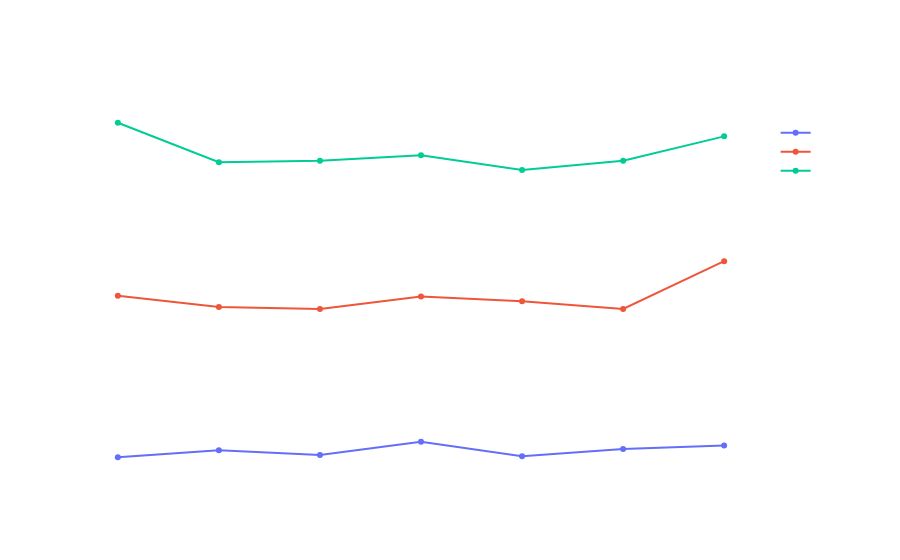

The code cell stored with this chart in its notebook:
### Code cell
### 8. Average Salary by Experience Level Over Time
salary_exp_year = ai_df.groupby(['job_posting_year', 'experience_level'])['salary'].mean().reset_index()
fig = px.line(salary_exp_year, x='job_posting_year', y='salary', color='experience_level',
              title='Average Salary by Experience Level Over Time',
              category_orders={'experience_level': ['Entry', 'Mid', 'Senior']},
              labels={'job_posting_year': 'Year', 'salary': 'Average Salary (USD)'},
              markers=True)

fig.update_layout(paper_bgcolor='rgba(0,0,0,0)', plot_bgcolor='rgba(0,0,0,0)', font=dict(color='white'),
    xaxis=dict(gridcolor='rgba(255,255,255,0.69)'),
    yaxis=dict(gridcolor='rgba(255,255,255,0.69)')
)

fig.write_image('notebook_images/plot_images/new/eda_08.png', scale=2)
fig.show()

### Figure 1 — Plotly figure (JSON) as saved in the notebook; plotly's stock layout.template omitted (floating-point values rounded to 4 significant figures)
{"data": [{"hovertemplate": "experience_level=Entry<br>Year=%{x}<br>Average Salary (USD)=%{y}<extra></extra>", "legendgroup": "Entry", "line": {"color": "#636efa", "dash": "solid"}, "marker": {"symbol": "circle"}, "mode": "lines+markers", "name": "Entry", "orientation": "v", "showlegend": true, "x": [2020, 2021, 2022, 2023, 2024, 2025, 2026], "xaxis": "x", "y": [97080.0, 98030.0, 97390.0, 99230.0, 97220.0, 98230.0, 98680.0], "yaxis": "y", "type": "scatter"}, {"hovertemplate": "experience_level=Mid<br>Year=%{x}<br>Average Salary (USD)=%{y}<extra></extra>", "legendgroup": "Mid", "line": {"color": "#EF553B", "dash": "solid"}, "marker": {"symbol": "circle"}, "mode": "lines+markers", "name": "Mid", "orientation": "v", "showlegend": true, "x": [2020, 2021, 2022, 2023, 2024, 2025, 2026], "xaxis": "x", "y": [119300.0, 117800.0, 117500.0, 119300.0, 118600.0, 117500.0, 124100.0], "yaxis": "y", "type": "scatter"}, {"hovertemplate": "experience_level=Senior<br>Year=%{x}<br>Average Salary (USD)=%{y}<extra></extra>", "legendgroup": "Senior", "line": {"color": "#00cc96", "dash": "solid"}, "marker": {"symbol": "circle"}, "mode": "lines+markers", "name": "Senior", "orientation": "v", "showlegend": true, "x": [2020, 2021, 2022, 2023, 2024, 2025, 2026], "xaxis": "x", "y": [143200.0, 137800.0, 138000.0, 138700.0, 136700.0, 138000.0, 141300.0], "yaxis": "y", "type": "scatter"}], "layout": {"xaxis": {"anchor": "y", "domain": [0.0, 1.0], "title": {"text": "Year"}, "gridcolor": "rgba(255,255,255,0.69)"}, "yaxis": {"anchor": "x", "domain": [0.0, 1.0], "title": {"text": "Average Salary (USD)"}, "gridcolor": "rgba(255,255,255,0.69)"}, "legend": {"title": {"text": "experience_level"}, "tracegroupgap": 0}, "title": {"text": "Average Salary by Experience Level Over Time"}, "font": {"color": "white"}, "paper_bgcolor": "rgba(0,0,0,0)", "plot_bgcolor": "rgba(0,0,0,0)"}}
